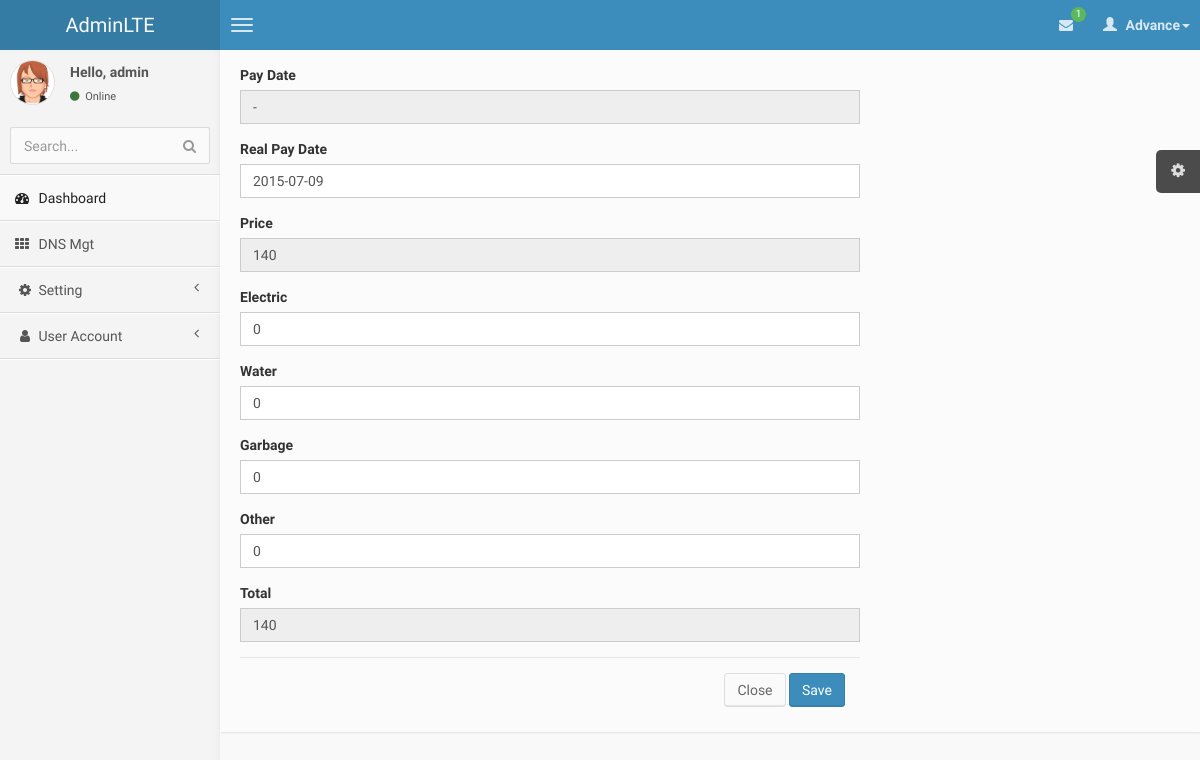
/Customer-Rent-Payement.php (signed in), run on an earlier commit of the app's database.
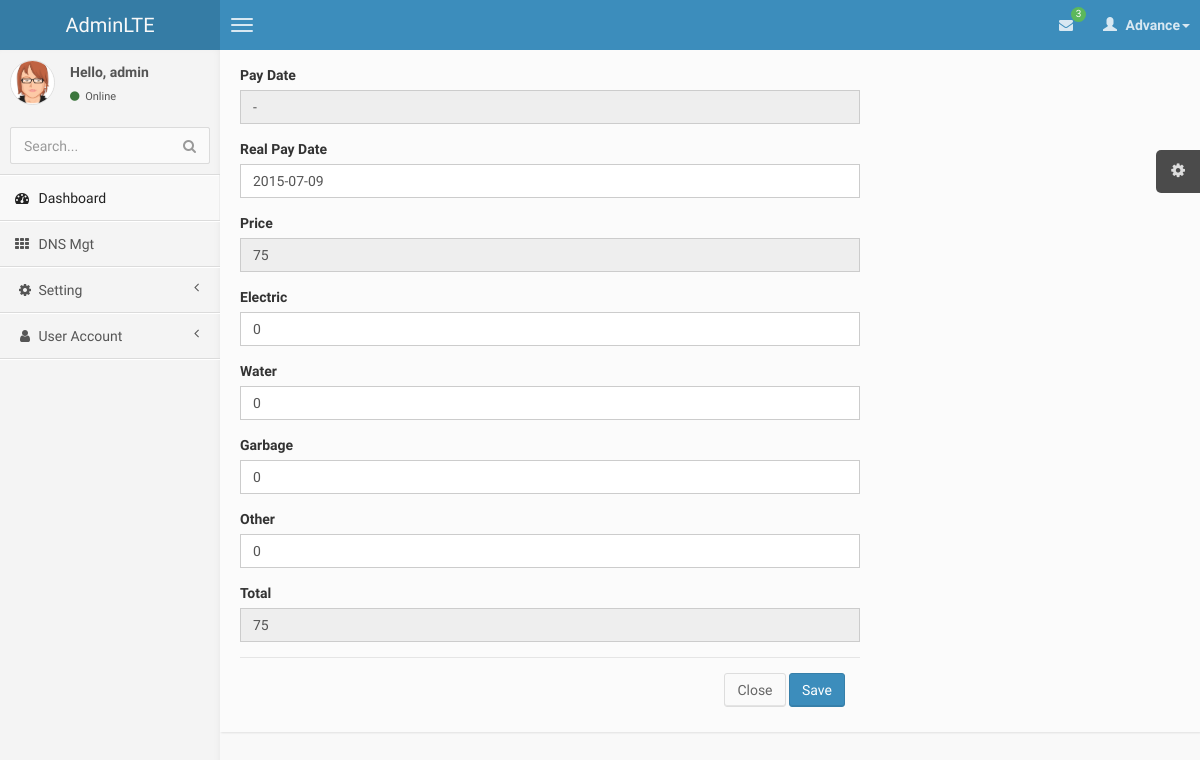
And on a later commit of the database.
### tables this page shows
CREATE TABLE `tblcustomer_rent` (
  `Customer_RentID` text,
  `CustomerID` text,
  `RentItemID` text,
  `CompanyID` text,
  `RentDate` date DEFAULT NULL,
  `PayDate` date DEFAULT NULL,
  `Price` float DEFAULT NULL,
  `isLeave` bit(1) DEFAULT NULL,
  `LeaveDate` date DEFAULT NULL,
  `Description` text
);

### connectionclass/connect.php (called while the page is built, shortened)
<?php
class MyConnection
{
    	private $host = '174.136.57.160';
		private $username = 'www7tech_Pro';
		private $mylink;
		private $password = 'piseth123';
    function connect()
	{
		$this->mylink = mysql_connect($this->host,$this->username,$this->password) or die("Fail to Select Host");
		return $this->mylink;
	}
    function query($sql)
	{
		if (!empty($sql))
		{
			$this->result = mysql_query($sql,$this->mylink);
			return $this->result;
		}else
		{
			return false;
		}
    }
	function dbCountRows(&$result)
	{
		$numRows = @mysql_num_rows($result);
		if ( $numRows )
		{
			return $numRows;
		}
		else
		{
			return 0;
		}
	}
	function fetch($result=""){
                return mysql_fetch_object($result);
        }
 }
?>

### Customer-Rent-Payement.php (the view, shortened to what the changed rows need)
<?php include 'header.php';
?>
	<head>
		<link rel="stylesheet" type="text/css" href="./css/jquery.datetimepicker.css"/>
	</head>
    <body class="skin-blue">
         <?php include 'nav.php';?>
            <aside class="right-side">
                <section class="content-header">
                <div class="row">
                   <div class="col-xs-8">
                    <form role="form" method="post" enctype="multipart/form-data" id="myForm">
							<div class="form-group">
                                <label>Price</label>
								<input name="txtPrice" id="Price" class="form-control" value="<?php echo $Price; ?>" required readonly />
                            </div>
							<div class="form-group">
                                <label>Total</label>
								<input name="txtTotal" id="Total" class="form-control"
								value="<?php echo $Price; ?>"
								required readonly />
                            </div>
                      </form>
                     </div>
                    </div>
                </section>
            </aside>
        </div>
	</body>
<?php include 'footer.php';?>

### nav.php (shortened to what the changed rows need)
<header class="header">
           <nav class="navbar navbar-static-top" role="navigation">
               <div class="navbar-right">
                   <ul class="nav navbar-nav">
                       <li class="dropdown messages-menu">
                           <a href="#" class="dropdown-toggle" data-toggle="dropdown">
                               <i class="fa fa-envelope"></i>
                               <span class="label label-success">
                               	<?php
										$db->disconnect();
										$db->connect();
										$select2=$db->query("SELECT
										COUNT(tblcustomer_rent.Customer_RentID) as Total
									From tblcustomer_rent
									INNER JOIN tbcustomer ON tblcustomer_rent.CustomerID = tbcustomer.CustomerID
									INNER JOIN tblrentitem ON tblcustomer_rent.RentItemID = tblrentitem.RentItemID
									WHERE  DATEDIFF(Date(CONCAT(YEAR(NOW()),\"-\",MONTH(NOW()),\"-\",DAY(tblcustomer_rent.PayDate))),Date(Now()))<=5
									AND tblcustomer_rent.RentItemID NOT IN(SELECT RentItemID FROM customer_rent_pay WHERE Month(PayDate)=Month(NOW()) AND Year(PayDate)=Year(NOW()))
									AND Month(tblcustomer_rent.PayDate)<=Month(NOW()) AND Year(tblcustomer_rent.PayDate)<=Year(NOW());
									");
										$rowselect2=$db->dbCountRows($select2);
										if($rowselect2>0){
											$row=$db->fetch($select2);
											echo  $row->Total;
										}
										else
										{
											echo '0';
										}
										?>
                               </span>
                           </a>
                                       <?php
									$select3=$db->query("SELECT
															CR.Customer_RentID AS Customer_RentID,
															C.fullName AS FullName,
															R.ItemName AS ItemName,
															CR.RentDate AS RentDate,
															CR.PayDate AS PayDate,
															CR.Price AS Price
														From tblcustomer_rent CR
														INNER JOIN tbcustomer C ON CR.CustomerID=C.CustomerID
														INNER JOIN tblrentitem R ON CR.RentItemID=R.RentItemID
														WHERE DATEDIFF(COALESCE(Date(CONCAT(YEAR(NOW()),\"-\",MONTH(NOW()),\"-\",DAY(CR.PayDate))),0),Date(Now()))<=5
														AND CR.RentItemID NOT IN(SELECT RentItemID FROM customer_rent_pay WHERE Month(PayDate)=Month(NOW()) and Year(PayDate)=Year(NOW()))
														AND Month(CR.PayDate)<=Month(NOW()) AND Year(CR.PayDate)<=Year(NOW());");
									$rowselect3=$db->dbCountRows($select3);
									if($rowselect3>0){
										while($row1=$db->fetch($select3)){
										$Price = $row1->Price;
										}
									}
									?>
                       </li>
                   </ul>
               </div>
           </nav>
       </header>
       <div class="wrapper row-offcanvas row-offcanvas-left">

What changed in the data, as far as the page shows it:
removed tblcustomer_rent: txtPrice "140", txtTotal "140"
added tblcustomer_rent: txtPrice "75", txtTotal "75"
Also different on the page:
$row->Total: "1" → "3"
